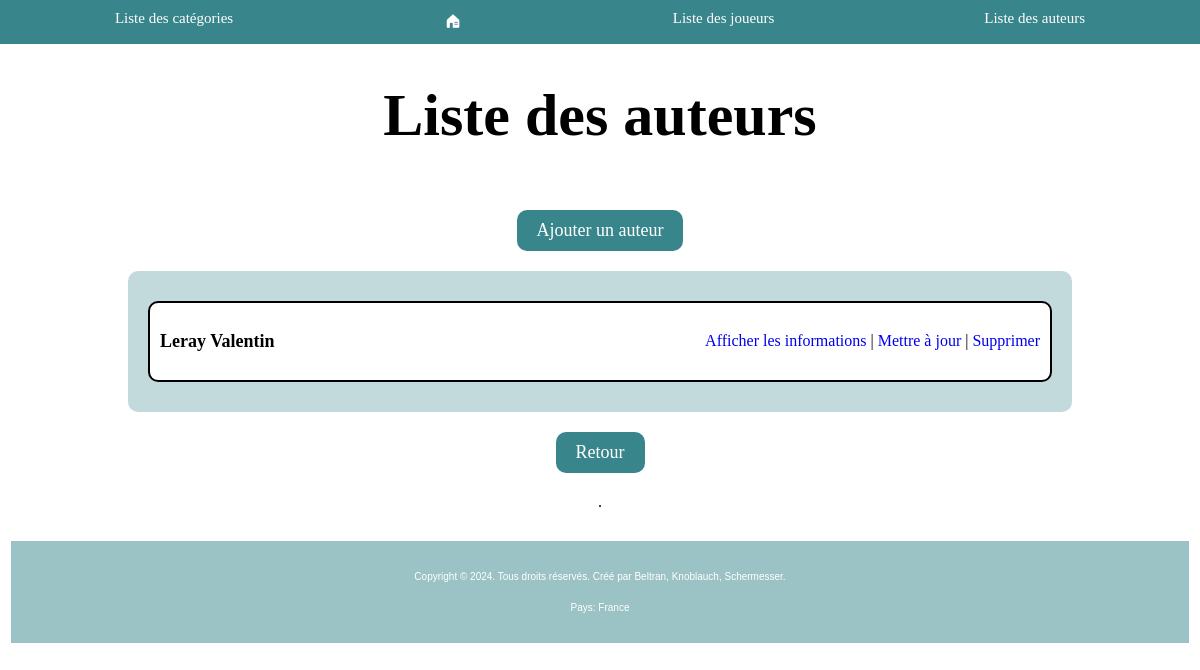
The page /index_auteurs/ on the database as committed earlier.
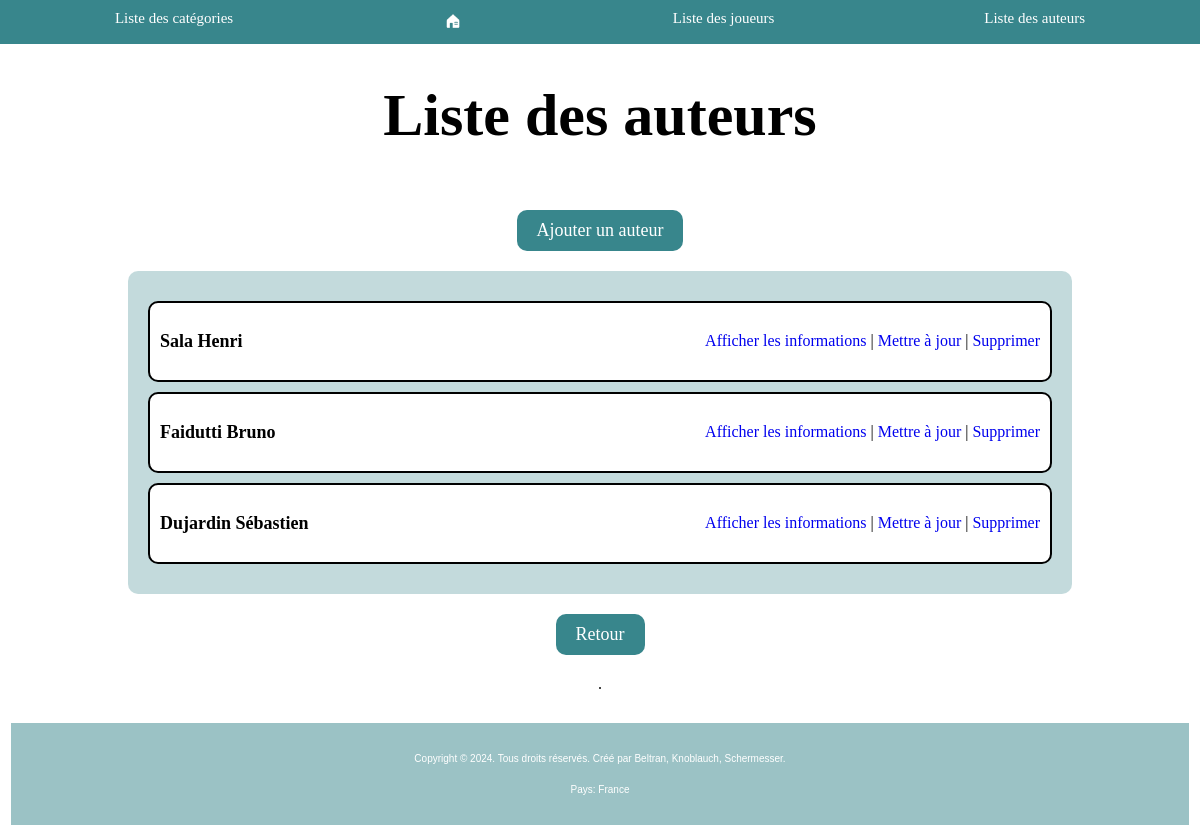
The same page on the database as committed later.
### ludotheque/models.py (models this page shows, shortened)
class Auteurs(models.Model):
    nom = models.CharField(max_length=100)
    prenom = models.CharField(max_length=100)
    age = models.CharField(max_length=100)
    photo = models.ImageField(upload_to='images/', blank=True, null=True)
    def __str__(self):
        chaine = f"{self.nom} {self.prenom}"
        return chaine

### ludotheque/views_auteurs.py (the view)
# urls.py: path('index_auteurs/', views_auteurs.auteurs_index),
def auteurs_index(request):
    liste = list(models.Auteurs.objects.all())
    return render(request, "auteurs/index.html", {"liste" : liste})

### ludotheque/templates/auteurs/index.html (shortened to what this page needs)
<!DOCTYPE html>
<html lang="en">
{% load static %}
<head>
    <link rel="stylesheet" type="text/css" href="{% static 'main.css' %}"/>
</head>
<body>
{% include 'main_nav.html' %}
<div class="containerSecond">
    <h1 class="mainTitle">Liste des auteurs</h1>
    <a class="addButton" href="/ajout_auteurs/">Ajouter un auteur</a>
    <article class="playerList">
        {% for a in liste %}
            <li class="playerItem">
                <p class="playerName">{{ a }}</p>
                <div class="authorActions">
                    <a class="edit" href="/affiche_auteurs/{{a.id}}/">Afficher les informations</a> |
                    <a class="edit" href="/update_auteurs/{{a.id}}/">Mettre à jour</a> |
                    <a class="edit" href="/delete_auteurs/{{a.id}}/">Supprimer</a>
                </div>
            </li>
        {% endfor %}
    </article>
    <a class="backButton" href="/">Retour</a>.
{% include 'main_footer.html' %}
</div>
</body>
</html>

Rows that differ between the two databases and show on the page:
removed Auteurs: nom+prenom "Leray Valentin"
added Auteurs: nom+prenom "Sala Henri"
added Auteurs: nom+prenom "Faidutti Bruno"
added Auteurs: nom+prenom "Dujardin Sébastien"
